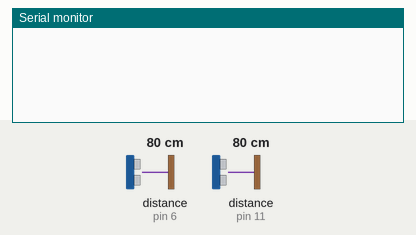
A sketch run on a simulated Arduino Uno, built with avr-gcc and run on an emulated ATmega328P. On the bench: the last lines printed to the serial monitor. Wiring (inferred from the names in the program): 2 × ultrasonic range finder: trigger pin 5, echo pin 6 / trigger pin 10, echo pin 11. The inputs (shaded band) are chosen by the test bench; at power-on: distance to the obstacle (sensors on pin 6, pin 11) 80 cm. The echo pulse lasts 58.3 µs per cm.

Above: at 1.2 s.
1.3 s: distance to the obstacle (sensor on pin 6) set to 2 cm
At 2.0 s:
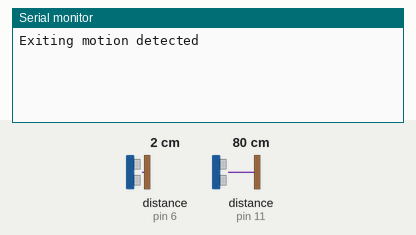
2.8 s: distance to the obstacle (sensor on pin 11) set to 2 cm
At 3.4 s:
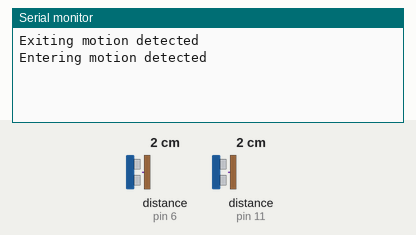

Measured:
- after the input at 1.3 s, the serial monitor: prints a new line after 0.06 s (image 1)
- after the input at 2.8 s, the serial monitor: prints a new line after 0.07 s (image 2)

The sketch:

unltraSonicFinal.ino
```cpp
//#include <NewPing.h>

int t1=10; //Sensor Trig pin connected to Arduino pin 13
int e1=11;  //Sensor Echo pin connected to Arduino pin 11
int t2=5; //Sensor Trig pin connected to Arduino pin 13
int e2=6;  //Sensor Echo pin connected to Arduino pin 11
float pingTime;  //time for ping to travel from sensor to target and return
float targetDistance; //Distance to Target in inches
float speedOfSound=776.5; //Speed of sound in miles per hour when temp is 77 degrees.


void setup() {
    // put your setup code here, to run once:
    Serial.begin(9600);
    pinMode(t1, OUTPUT);
    pinMode(e1, INPUT);
    pinMode(t2, OUTPUT);
    pinMode(e2, INPUT);
}
/*
 * Acknowledgement of code taken from:
 * https://stackoverflow.com/questions/3677400/making-a-http-post-request-using-arduino
 *
 *However, it requires the wifi shield to work properly so it is commented out until available.
 *
  */
/*void post(bool entering){
  IPAddress server(10,0,0,138);//Replace with relevant IP Address...
  if(entering == true){
    String PostData = "Entering";
  }
  else{
    String PostData = "Exiting";
  }

  if (client.connect(server, 80)) {
  client.println("POST /Api/AddParking/3 HTTP/1.1");
  client.println("Host: IPADDRESS"); // Fill in IPADDRESS with your relevant IP address...
  client.println("User-Agent: Arduino/1.0");
  client.println("Connection: close");
  client.print("Content-Length: ");
  client.println(PostData.length());
  client.println();
  client.println(PostData);
}
}
*/

float runSonic(int trigPin, int echoPin)
{

    digitalWrite(trigPin, LOW); //Set trigger pin low
    delayMicroseconds(2000); //Let signal settle
    digitalWrite(trigPin, HIGH); //Set trigPin high
    delayMicroseconds(15); //Delay in high state
    digitalWrite(trigPin, LOW); //ping has now been sent
    delayMicroseconds(10); //Delay in low state

    pingTime = pulseIn(echoPin, HIGH);  //pingTime is presented in microceconds
    pingTime=pingTime/1000000; //convert pingTime to seconds by dividing by 1000000 (microseconds in a second)
    pingTime=pingTime/3600; //convert pingtime to hourse by dividing by 3600 (seconds in an hour)
    targetDistance= speedOfSound * pingTime;  //This will be in miles, since speed of sound was miles per hour
    targetDistance=targetDistance/2; //Remember ping travels to target and back from target, so you must divide by 2 for actual target distance.
    targetDistance= targetDistance*63360;    //Convert miles to inches by multipling by 63360 (inches per mile)


    //Serial.print(trigPin);
    //Serial.print(": ");
    //Serial.println(targetDistance);

    return targetDistance;
}

void loop() {
    bool leftS = false;
    bool rightS = false;
    float s1 = runSonic(t1, e1);
    float s2 = runSonic(t2, e2);
    float s1temp;
    float s2temp;
    bool enter;
    while(true){
      float s1temp = runSonic(t1,e1);
      float s2temp = runSonic(t2,e2);
      //Serial.print("d1a: ");
      //Serial.print(d1a);
      //Serial.print("d2a: ");
      //Serial.print(d2a);
      delay(50);
      if((abs(s1-s1temp) > 2)){
        leftS = true;
        break;
      }
      if((abs(s2-s2temp) > 2)){
        rightS = true;
        break;
      }
    }
   if(leftS == true){
    Serial.println("Entering motion detected");
    //post(true);
   }
   if(rightS == true){
    Serial.println("Exiting motion detected");
    //post(false);
   }


    delay(300); //delay tenth of a  second to slow things down a little.
}
```
